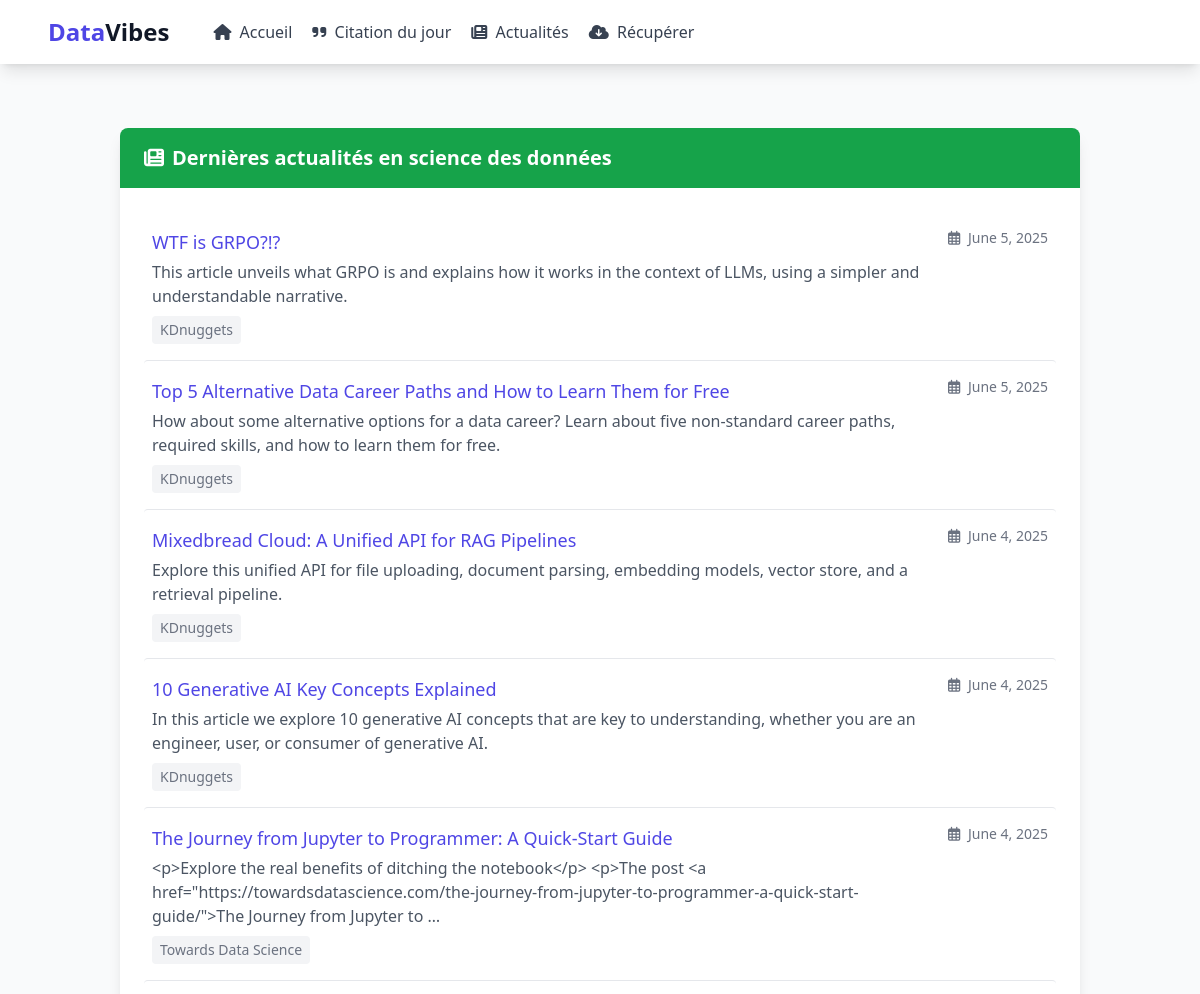
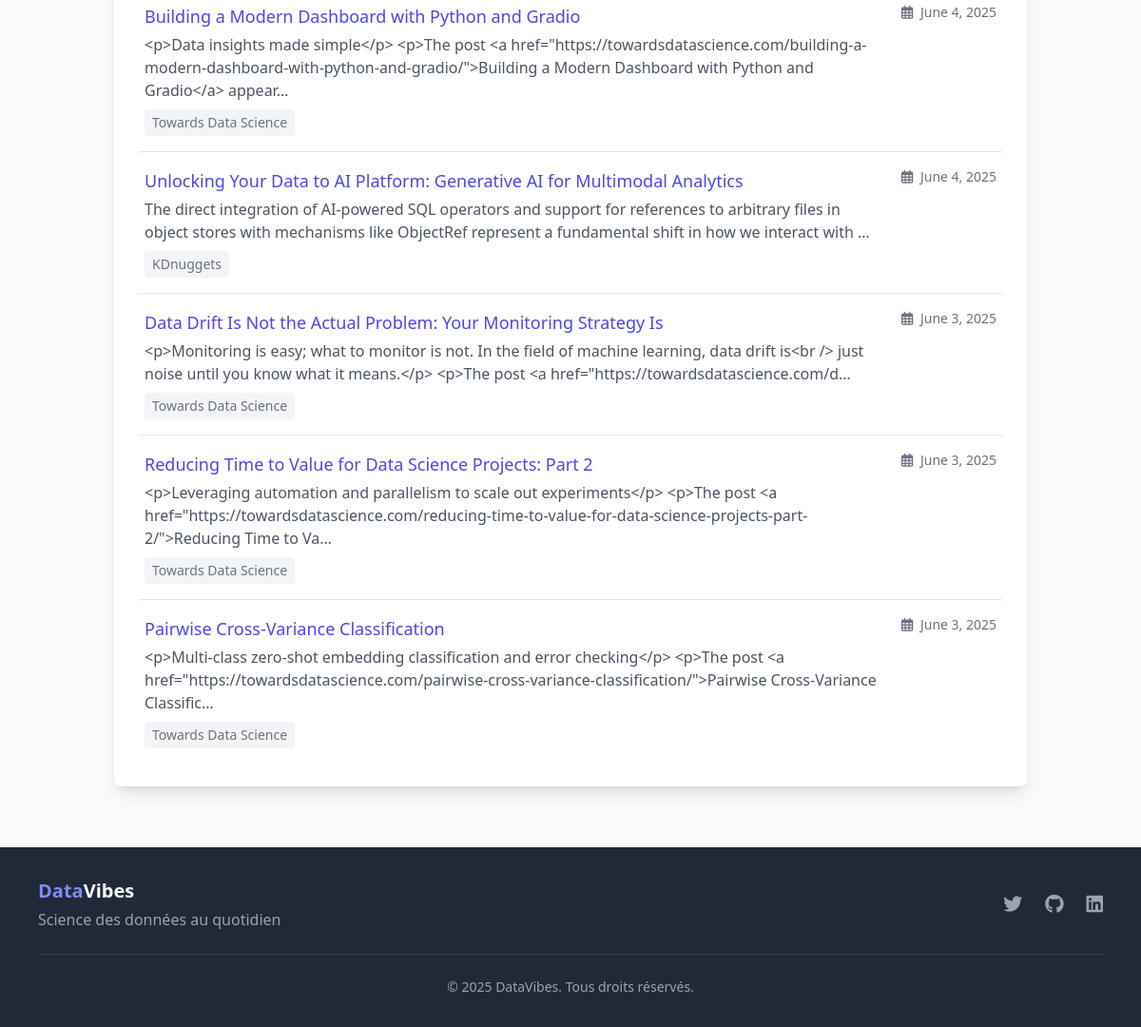
/actualites/, run on the app's committed database (2 pictures, top to bottom).
### main/models.py (models this page shows, shortened)
class DataScienceNews(models.Model):
    title = models.CharField(max_length=300)
    url = models.URLField()
    source = models.CharField(max_length=100)
    summary = models.TextField(blank=True)
    date_scraped = models.DateTimeField(auto_now_add=True)
    publish_date = models.DateField(null=True, blank=True)
    class Meta:
        ordering = ['-publish_date', '-date_scraped']
        verbose_name = "Actualité Data Science"
        verbose_name_plural = "Actualités Data Science"

### main/views.py (the view)
# urls.py: path('actualites/', NewsListView.as_view(), name='news_list'),
class NewsListView(ListView):
    model = DataScienceNews
    template_name = 'datavibes/news_list.html'
    context_object_name = 'news'
    ordering = ['-publish_date']
    paginate_by = 10

### main/templates/datavibes/news_list.html (shortened to what this page needs)
{% extends "datavibes/base.html" %}
{% block content %}
<div class="max-w-6xl mx-auto px-4 py-8">
    <div class="bg-white shadow-lg rounded-lg overflow-hidden">
        <div class="bg-green-600 px-6 py-4">
            <h3 class="text-xl font-semibold text-white flex items-center">
                <i class="fas fa-newspaper mr-2"></i>
                Dernières actualités en science des données
            </h3>
        </div>
        <div class="p-6">
            {% if news %}
                <div class="divide-y divide-gray-200">
                    {% for item in news %}
                        <a href="{{ item.url }}" target="_blank" class="block py-4 hover:bg-gray-50 px-2 rounded transition duration-200">
                            <div class="flex flex-col sm:flex-row sm:justify-between sm:items-start">
                                <div class="flex-1">
                                    <h4 class="text-lg font-medium text-indigo-600 hover:text-indigo-800 mb-1">{{ item.title }}</h4>
                                    <p class="text-gray-600 mb-2">{{ item.summary|truncatechars:200 }}</p>
                                    <div class="flex items-center text-sm text-gray-500">
                                        <span class="bg-gray-100 px-2 py-1 rounded">{{ item.source }}</span>
                                    </div>
                                </div>
                                <div class="mt-2 sm:mt-0 sm:ml-4 text-sm text-gray-500">
                                    <i class="far fa-calendar-alt mr-1"></i>
                                    {{ item.publish_date }}
                                </div>
                            </div>
                        </a>
                    {% endfor %}
                </div>
            {% endif %}
        </div>
    </div>
</div>
{% endblock %}

### data on the page
DataScienceNews: title "WTF is GRPO?!?", summary "This article unveils what GRPO is and explains how it works in the context of LLMs, using a simpler and understandable narrative.", source "KDnuggets", publish_date "June 5, 2025"
DataScienceNews: title "Top 5 Alternative Data Career Paths and How to Learn Them for Free", summary "How about some alternative options for a data career? Learn about five non-standard career paths, required skills, and how to learn them for free.", source "KDnuggets", publish_date "June 5, 2025"
DataScienceNews: title "Mixedbread Cloud: A Unified API for RAG Pipelines", summary "Explore this unified API for file uploading, document parsing, embedding models, vector store, and a retrieval pipeline.", source "KDnuggets", publish_date "June 4, 2025"
DataScienceNews: title "10 Generative AI Key Concepts Explained", summary "In this article we explore 10 generative AI concepts that are key to understanding, whether you are an engineer, user, or consumer of generative AI.", source "KDnuggets", publish_date "June 4, 2025"
DataScienceNews: title "The Journey from Jupyter to Programmer: A Quick-Start Guide", summary "<p>Explore the real benefits of ditching the notebook</p> <p>The post <a href=\"https://towardsdatascience.com/the-journey-from-jupyter-to-programmer-a-quick-start-guide/\">The Journey from Jupyter to …", source "Towards Data Science", publish_date "June 4, 2025"
DataScienceNews: title "Building a Modern Dashboard with Python and Gradio", summary "<p>Data insights made simple</p> <p>The post <a href=\"https://towardsdatascience.com/building-a-modern-dashboard-with-python-and-gradio/\">Building a Modern Dashboard with Python and Gradio</a> appear…", source "Towards Data Science", publish_date "June 4, 2025"
DataScienceNews: title "Unlocking Your Data to AI Platform: Generative AI for Multimodal Analytics", summary "The direct integration of AI-powered SQL operators and support for references to arbitrary files in object stores with mechanisms like ObjectRef represent a fundamental shift in how we interact with …", source "KDnuggets", publish_date "June 4, 2025"
DataScienceNews: title "Data Drift Is Not the Actual Problem: Your Monitoring Strategy Is", summary "<p>Monitoring is easy; what to monitor is not. In the field of machine learning, data drift is<br /> just noise until you know what it means.</p> <p>The post <a href=\"https://towardsdatascience.com/d…", source "Towards Data Science", publish_date "June 3, 2025"
DataScienceNews: title "Reducing Time to Value for Data Science Projects: Part 2", summary "<p>Leveraging automation and parallelism to scale out experiments</p> <p>The post <a href=\"https://towardsdatascience.com/reducing-time-to-value-for-data-science-projects-part-2/\">Reducing Time to Va…", source "Towards Data Science", publish_date "June 3, 2025"
DataScienceNews: title "Pairwise Cross-Variance Classification", summary "<p>Multi-class zero-shot embedding classification and error checking</p> <p>The post <a href=\"https://towardsdatascience.com/pairwise-cross-variance-classification/\">Pairwise Cross-Variance Classific…", source "Towards Data Science", publish_date "June 3, 2025"
